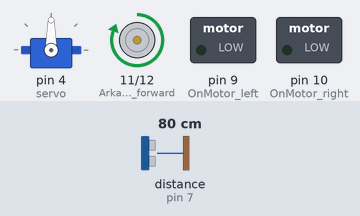
This sketch was run on a simulated Arduino Uno, built with avr-gcc and run on an emulated ATmega328P. Parts: servo, motor-driver pin pairs drawn as motors (green arrow = first pin HIGH = forward, orange = second pin HIGH = backward, longer = more drive), switched loads named in the sketch (green lamp = pin HIGH). Inputs (shaded band) come from the test bench; at power-on: distance to the obstacle (sensor on pin 7) 80 cm. The echo pulse lasts 58.3 µs per cm.

Above: at 1.9 s.
2.0 s: distance to the obstacle (sensor on pin 7) set to 40 cm
3.5 s: distance to the obstacle (sensor on pin 7) set to 31 cm
At 6.3 s:
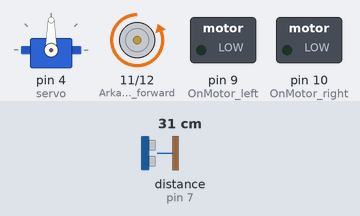
6.7 s: distance to the obstacle (sensor on pin 7) set to 60 cm
At 7.5 s:
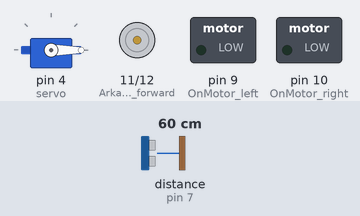
9.9 s: distance to the obstacle (sensor on pin 7) set to 2 cm
At 10.7 s:
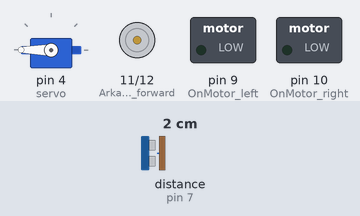
Timing chart, 0 to 14.1 s (numbered marks = the images above; inputs shaded):
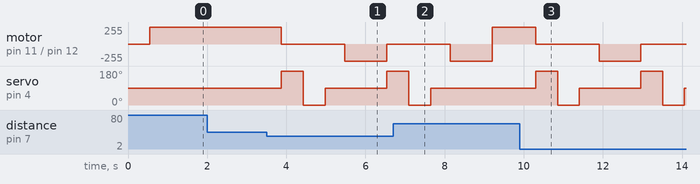

Measured:
- the behaviour switches between 36 and 35 cm on distance to the obstacle (sensor on pin 7) (found by bisection; images 0 and 1)
- after the input at 2.0 s, every drawn part: stays the same
- after the input at 3.5 s, motor on pin 11 (ArkaMotor_forward) / pin 12 (ArkaMotor_back): forward 255/255 → stopped after 0.38 s, → backward 255/255 1.6 s later, → stopped 1.1 s later; servo on pin 4 (servo): 90° → 180° after 0.38 s, → 0° 0.55 s later, → 90° 0.55 s later, → 180° 1.6 s later
- after the input at 6.7 s, servo on pin 4 (servo): goes on until 7.6 s, then stays 90°
- after the input at 9.9 s, motor on pin 11 (ArkaMotor_forward) / pin 12 (ArkaMotor_back): forward 255/255 → stopped after 0.40 s, → backward 255/255 1.6 s later, → stopped 1.1 s later; servo on pin 4 (servo): 90° → 180° after 0.40 s, → 0° 0.55 s later, → 90° 0.55 s later, → 180° 1.6 s later, … (6 changes in this stretch)

The sketch:

Avoidance_Robot.ino
```cpp
/*
   Avoidance_Robot
   By Robimek - 2015
   http://make.robimek.com/arduino-obstacle-robot/
   Traslation from Turkish by zoomx and Google!

   Connections
   Motors and L293D
   9,10,11,12
   Ultrasonic sensor
   6 trigger
   7 echo
   Servo
   4

*/

#include <Servo.h> // servo motor kütüphanesi
#include <NewPing.h>
//motor pins
#define OnMotor_left 9
#define OnMotor_right 10
#define ArkaMotor_forward 11
#define ArkaMotor_back 12
//sensor pins
#define USTrigger 6
#define USEcho 7
#define Maximum_distance 100
Servo servo; //servo motor definition
NewPing sonar(USTrigger, USEcho, Maximum_distance);//Ultrasonic sensor definition
//kullanılacak eleman tanımı
unsigned int distance;
unsigned int on_distance;
unsigned int left_distance;
unsigned int right_distance;
unsigned int time;


void setup()
{
  //motor outputs
  pinMode(OnMotor_left, OUTPUT);
  pinMode(OnMotor_right, OUTPUT);
  pinMode(ArkaMotor_forward, OUTPUT);
  pinMode(ArkaMotor_back, OUTPUT);
  servo.attach(4); //servo pin definition
}


void loop()
{
  delay(500);
  servo.write(90);
  sensor_measurement();
  on_distance = distance;
  if (on_distance > 35 || on_distance == 0)
  {
    forward();
  }
  else
  {
    stop();
    servo.write(180);
    delay(500);
    sensor_measurement();
    left_distance = distance;
    servo.write(0);
    delay(500);
    sensor_measurement();
    right_distance = distance;
    servo.write(90);
    delay(500);
    if (right_distance < left_distance)
    {
      right_back();
      delay(500);
      left_forward();
      delay(500);
      forward();
    }
    else if (left_distance < right_distance)
    {
      left_back();
      delay(500);
      right_forward();
      delay(500);
      forward();
    }
    else
    {
      back();
      delay(500);
    }
  }
}

// direction commands for the robot
void forward()
{
  digitalWrite(OnMotor_right, LOW);
  digitalWrite(OnMotor_left, LOW);
  digitalWrite(ArkaMotor_back, LOW);
  digitalWrite(ArkaMotor_forward, HIGH);
}
void back()
{
  digitalWrite(OnMotor_right, LOW);
  digitalWrite(OnMotor_left, LOW);
  digitalWrite(ArkaMotor_back, HIGH);
  digitalWrite(ArkaMotor_forward, LOW);
}
void left_forward()
{
  digitalWrite(OnMotor_right, LOW);
  digitalWrite(OnMotor_left, HIGH);
  digitalWrite(ArkaMotor_back, LOW);
  digitalWrite(ArkaMotor_forward, HIGH);
}
void left_back()
{
  digitalWrite(OnMotor_right, LOW);
  digitalWrite(OnMotor_left, HIGH);
  digitalWrite(ArkaMotor_back, HIGH);
  digitalWrite(ArkaMotor_forward, LOW);
}

void right_forward()
{
  digitalWrite(OnMotor_left, LOW);
  digitalWrite(OnMotor_right, HIGH);
  digitalWrite(ArkaMotor_forward, HIGH);
  digitalWrite(ArkaMotor_back, LOW);
}
void right_back()
{
  digitalWrite(OnMotor_left, LOW);
  digitalWrite(OnMotor_right, HIGH);
  digitalWrite(ArkaMotor_forward, LOW);
  digitalWrite(ArkaMotor_back, HIGH);
}

void stop()
{
  digitalWrite(OnMotor_right, LOW);
  digitalWrite(OnMotor_left, LOW);
  digitalWrite(ArkaMotor_forward, LOW);
  digitalWrite(ArkaMotor_back, LOW);
}
// distance measurement sensor
void sensor_measurement()
{
  delay(50);
  time = sonar.ping();
  distance = time / US_ROUNDTRIP_CM;
}
```
